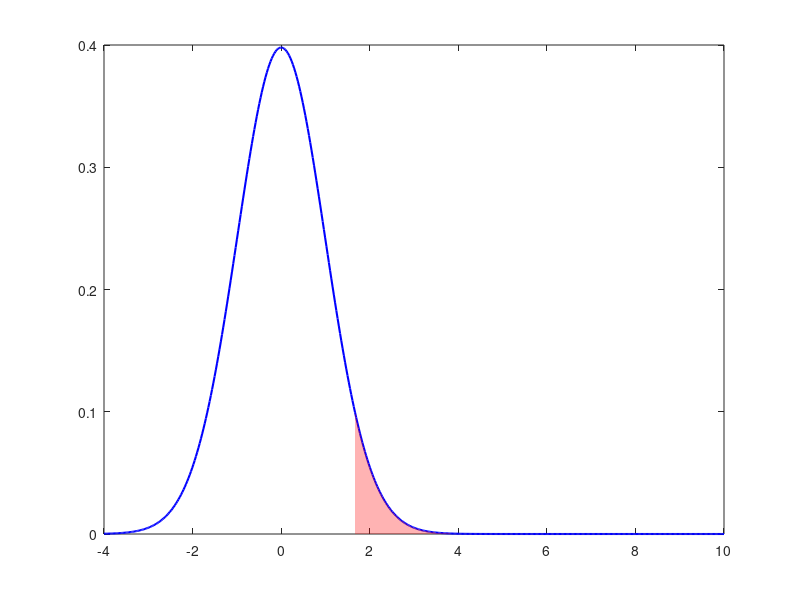

The MATLAB source for this figure: (Note: this script raises an error after producing the figure.)
clear
clc

% Given data
mu_0 = 20000;          % Null hypothesis mean
x_bar = 23500;         % Sample mean
s = 3900;              % Sample standard deviation
n = 100;               % Sample size
alpha = 0.05;          % Significance level

% Degrees of freedom
df = n - 1;

% Calculated t-value
t_value = (x_bar - mu_0) / (s / sqrt(n));

% Critical t-value (one-tailed)
t_critical = tinv(1 - alpha, df);

% P-value
p_value = 1 - tcdf(t_value, df);

% Display Results
disp(['Calculated t-value: ', num2str(t_value)]);
disp(['Critical t-value: ', num2str(t_critical)]);
disp(['P-value: ', num2str(p_value)]);

% Plotting the t-distribution
x = linspace(-4, 10, 500); % Range for t-distribution
t_dist = tpdf(x, df);      % t-distribution PDF

% Plot the t-distribution
figure;
plot(x, t_dist, 'b-', 'LineWidth', 1.5); hold on;

% Highlight the critical region
fill([t_critical, x(x > t_critical), max(x)], ...
     [0, t_dist(x > t_critical), 0], 'r', 'FaceAlpha', 0.3, 'EdgeColor', 'none');

% Mark the calculated t-value
xline(t_value, 'g-', 'LineWidth', 1.5, 'Label', ['t = ', num2str(t_value)]);

% Mark the critical value
xline(t_critical, 'r--', 'LineWidth', 1.5, 'Label', 'Critical t');

% Graph settings
title('T-Distribution for Testing Automobile Kilometers');
xlabel('t-value');
ylabel('Density');
legend('t-distribution', 'Critical Region', 'Calculated t', 'Location', 'NorthEast');
grid on;
hold off;
